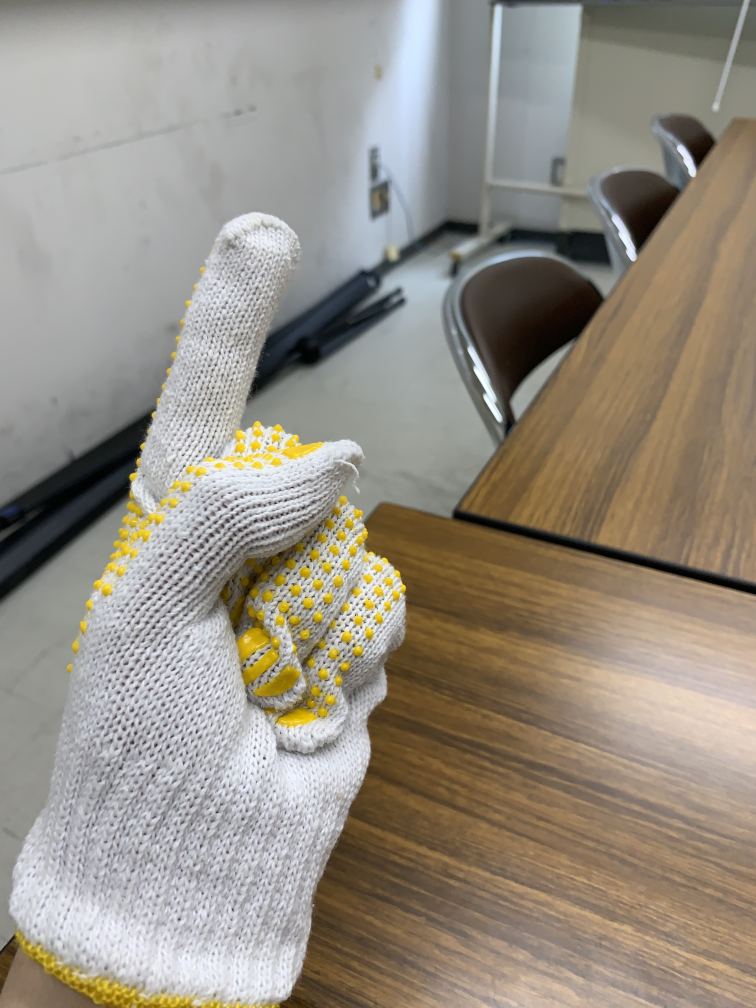
#> input picture Picture_before/1/IMG_3207.JPG, 3024 x 4032 px (shown at 1/4 size); its folder holds only this picture in this run
$ jupyter execute padding_4032.ipynb
#> lines starting #> are read from the running program, lines starting #| are printed output that depends on the picture
[cell 1]
import os

[cell 2]
def makedir(dir):
  if not os.path.exists(dir):
    os.makedirs(dir)

[cell 3]
img_path = "./../Picture_before/1"
out_path = "./../Picture_after/1/4032"
makedir(out_path)
min_size = 4032

[cell 4]
import cv2

class Img:
  def __init__(self, path):
    im = cv2.imread(path)
    h, w, c = im.shape
    self.height = h
    self.width = w
    self.channel = c

[cell 5]
import numpy as np
import os

def padding_0(path, min_size, out_path):
#> called with path = './../Picture_before/1/IMG_3207.JPG', min_size = 4032, out_path = './../Picture_after/1/4032'
  img = cv2.imread(path)
#> img is the input picture: shape (4032, 3024, 3); mean B, G, R 131.4, 142.7, 150
  h, w, _ = img.shape
#> h = 4032; w = 3024
  flag = 0
  if w <= min_size and h <= min_size:
    newimg = np.zeros((min_size,min_size,3))
    starth = int((min_size -h)/2)
#> starth = 0
    finh = int((min_size + h) /2)
#> finh = 4032
    startw = int((min_size - w) / 2)
#> startw = 504
    finw = int((min_size + w) / 2)
#> finw = 3528
    newimg[starth:finh, startw:finw] =img
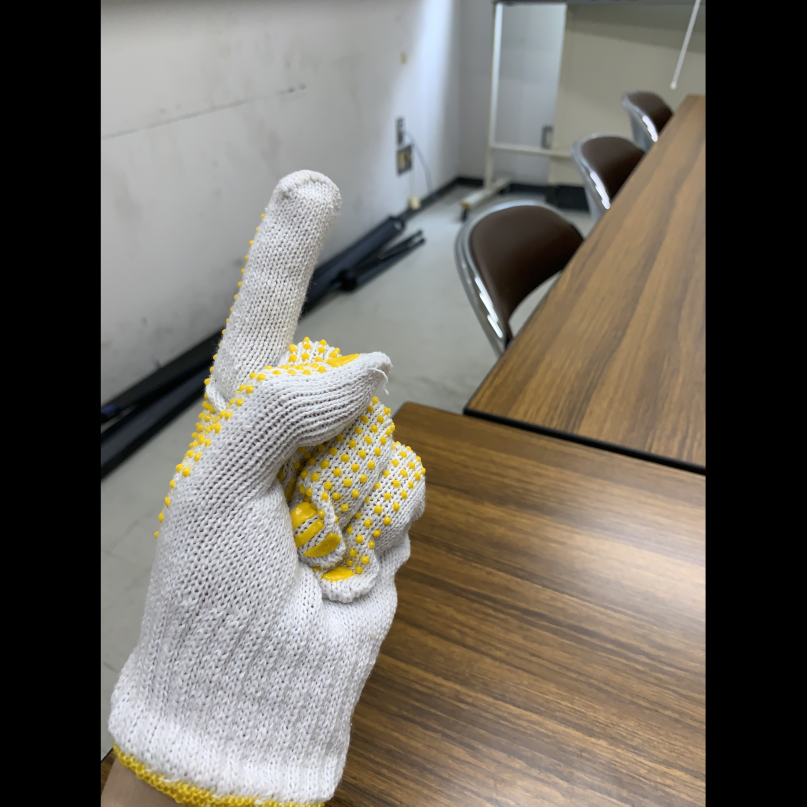
#> newimg: shape (4032, 4032, 3) float64 (shown at 1/5 size); mean B, G, R 98.5, 107.1, 112.5
    flag = 1

  if w > min_size or h > min_size:
    newimg = np.zeros((min_size,min_size,3))
    starth = int((min_size -h)/2)
    finh = int((min_size + h) /2)
    startw = int((min_size - w) / 2)
    finw = int((min_size + w) / 2)
    newimg[starth:finh, startw:finw] =img
    flag = 1

# [15 lines of commented-out code are left out]

  if flag == 1:
    file_name = os.path.splitext(os.path.basename(path))[0]
    cv2.imwrite(os.path.join(out_path, file_name + '.jpg'), newimg)
  else:
    file_name = os.path.splitext(os.path.basename(path))[0]
    cv2.imwrite(os.path.join(out_path, file_name + '.jpg'), img)


$ run again, on Picture_before/1/IMG_3211.JPG
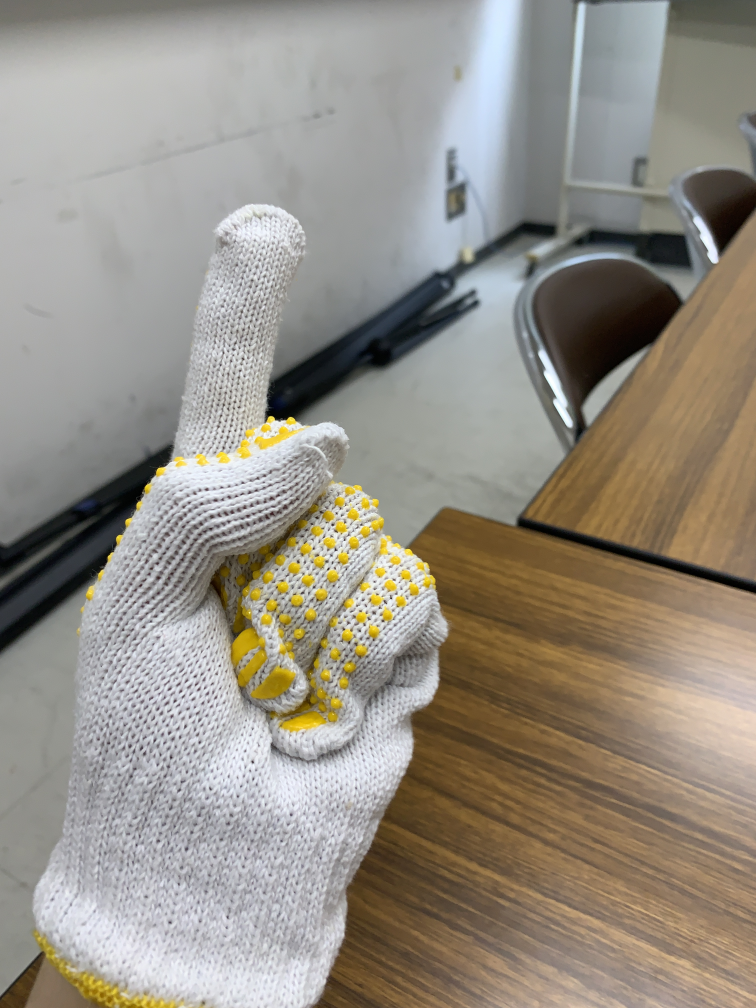
#> input picture Picture_before/1/IMG_3211.JPG, 3024 x 4032 px (shown at 1/4 size)
#> in padding_0, img is the input picture: shape (4032, 3024, 3); mean B, G, R 133.3, 143.5, 149.7
#> in padding_0, `newimg[starth:finh, startw:finw] =img`:
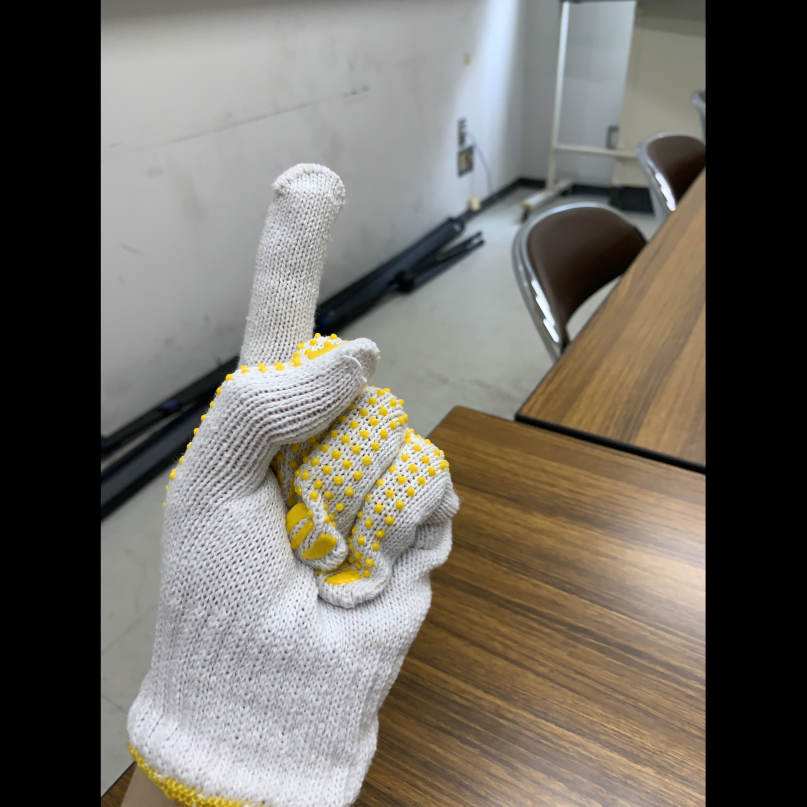
#> newimg: shape (4032, 4032, 3) float64 (shown at 1/5 size); mean B, G, R 100, 107.7, 112.3

$ run again, on Picture_before/1/IMG_3212.JPG
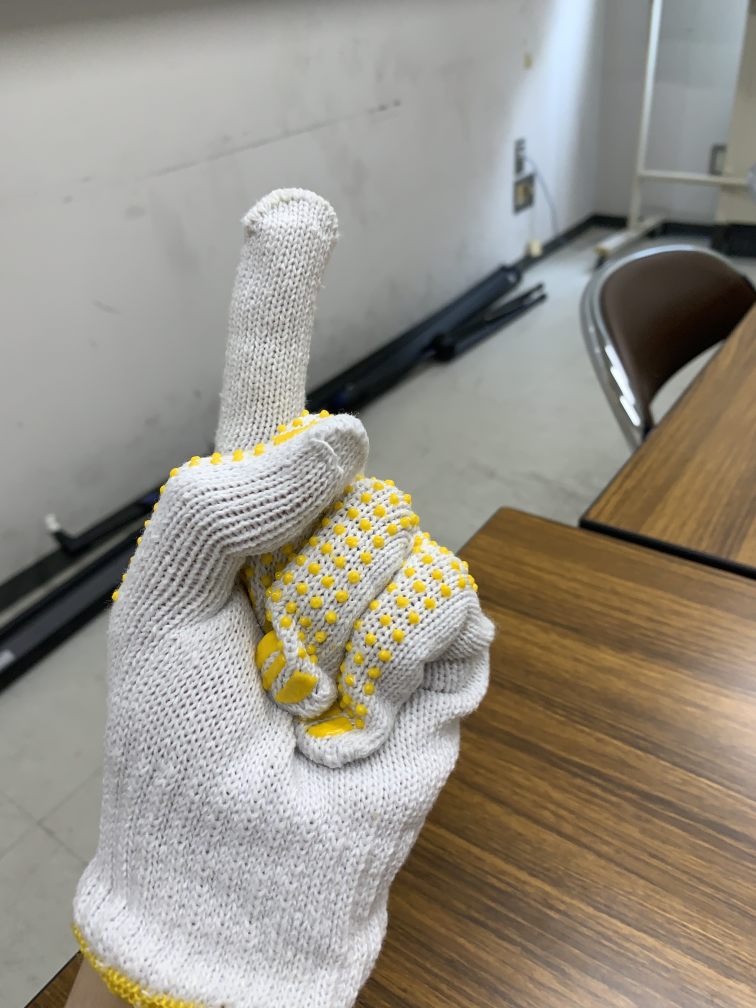
#> input picture Picture_before/1/IMG_3212.JPG, 3024 x 4032 px (shown at 1/4 size)
#> in padding_0, img is the input picture: shape (4032, 3024, 3); mean B, G, R 134.2, 145, 150.5
#> in padding_0, `newimg[starth:finh, startw:finw] =img`:
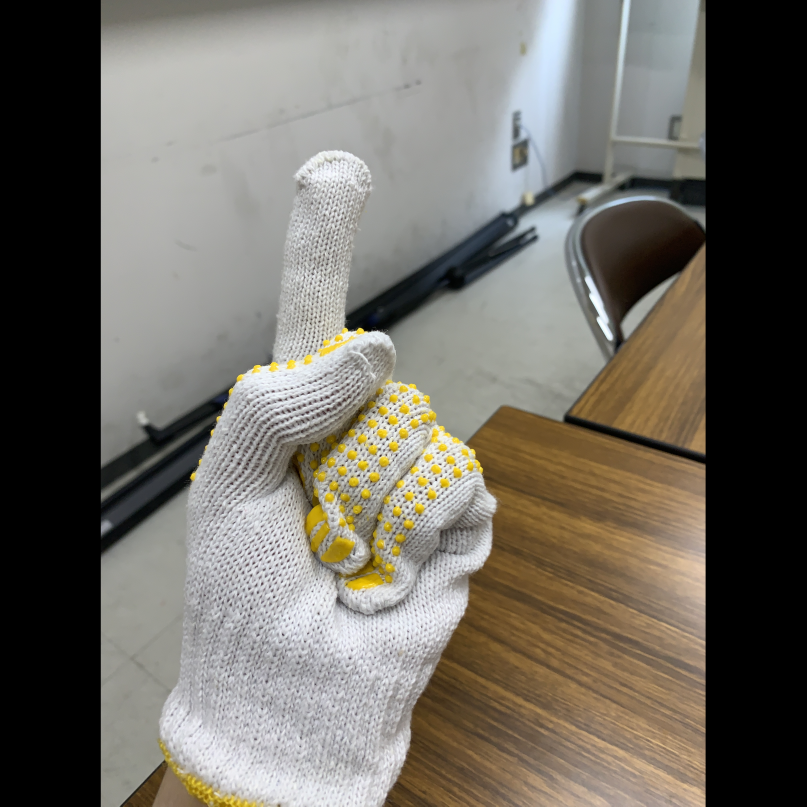
#> newimg: shape (4032, 4032, 3) float64 (shown at 1/5 size); mean B, G, R 100.6, 108.7, 112.8

$ run again, on Picture_before/1/IMG_3213.JPG
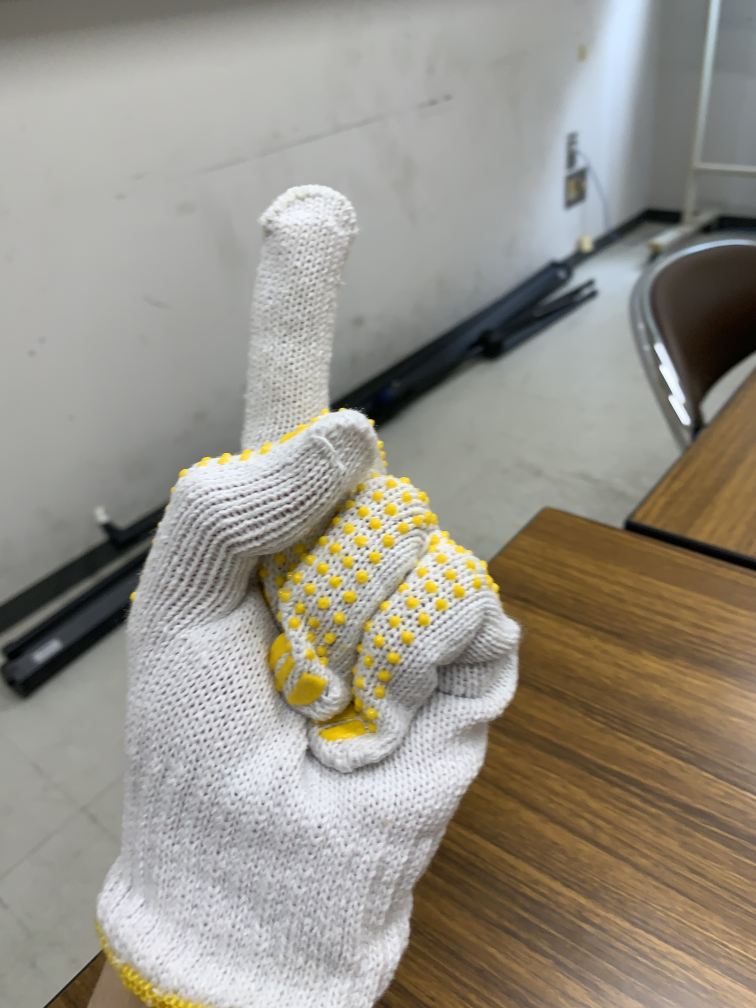
#> input picture Picture_before/1/IMG_3213.JPG, 3024 x 4032 px (shown at 1/4 size)
#> in padding_0, img is the input picture: shape (4032, 3024, 3); mean B, G, R 135.5, 145.8, 150.7
#> in padding_0, `newimg[starth:finh, startw:finw] =img`:
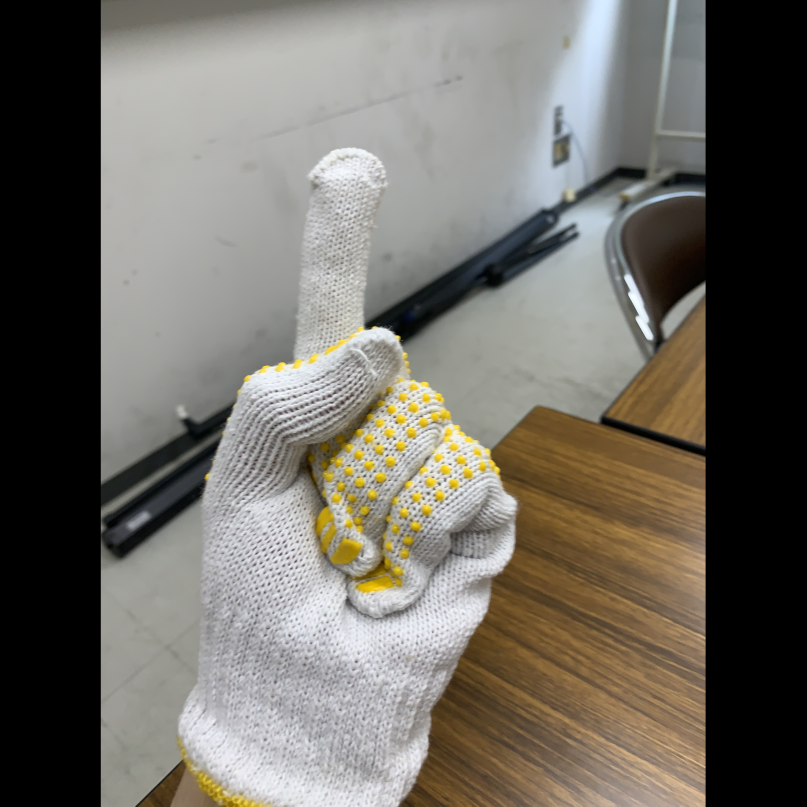
#> newimg: shape (4032, 4032, 3) float64 (shown at 1/5 size); mean B, G, R 101.7, 109.4, 113
